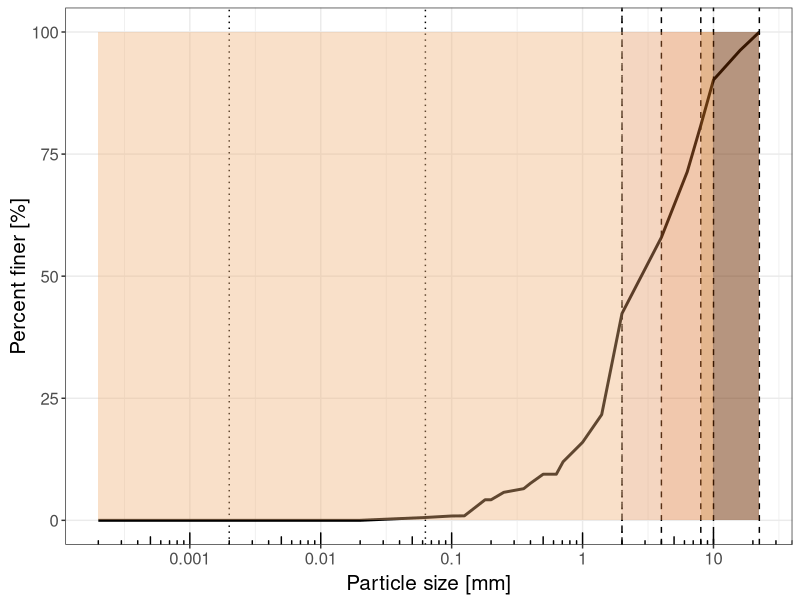

Reproduce this figure in R.
## Grainsize distribution
library(ggplot2)
require(scales)
require(MASS)

## read data-------------------------------------------------------------
granular <- read.csv("fig/main/figure_2/granular2024.csv",
                     header = T,
                     sep = ";",
                     dec = ",",
                     stringsAsFactors=FALSE)
granular.dm <- granular[1:25,1]
granular.proz <- granular[1:25,2]*100
granular <- data.frame(granular.dm,granular.proz)



## Plot-------------------------------------------------------------
# granular ---------------

p1<- ggplot(data = granular, 
       aes(x = granular.dm, y=granular.proz))+ 
  geom_line(aes(y=granular.proz),linetype=1,lwd=1,color = "black")+
  #geom_line(aes(y=viskos.proz, color="seagreen4"),linetype=1,lwd=1)+
  
  annotation_logticks(sides="b")+
  scale_x_continuous(trans = 'log10',
                     breaks = c(0.0001,0.001,0.01,0.1,1,10,100),
                     labels = as.character(c(0.0001,0.001,0.01,0.1,1,10,100)))+
  #scale_y_continuous(breaks = c(seq(0,1,0.1)))+
  geom_vline(xintercept = c(0.002,0.063,2),linetype=3)+
  geom_vline(xintercept = c(2,4,8,10,22.4),linetype=2)+
  annotate(geom = "rect", xmin = 0.0002, xmax = 2, ymin = 0, ymax = 100,
           fill = "#f0b27a", alpha = 0.4) +
  annotate(geom = "rect", xmin = 2, xmax = 4, ymin = 0, ymax = 100,
           fill = "#e59866", alpha = 0.4) +
  annotate(geom = "rect", xmin = 4, xmax = 8, ymin = 0, ymax = 100,
           fill = "#dc7633", alpha = 0.4) +
  annotate(geom = "rect", xmin = 8, xmax = 10, ymin = 0, ymax = 100,
           fill = "#ca6f1e", alpha = 0.5) +
  annotate(geom = "rect", xmin = 10, xmax = 22.4, ymin = 0, ymax = 100,
           fill = "#6e2c00", alpha = 0.5) +
  theme_bw()+
  theme(legend.position ="",panel.grid.minor.y=element_blank(),text = element_text(size=15),axis.title.y = element_text(angle = 90, vjust = 0.5,size = 15),axis.title.x = element_text(vjust = 0.5,size = 15))+
  labs(x = "Particle size [mm]", y = "Percent finer [%]")
ggsave("gsd.png", plot = p1, device = png, height = 10, width = 16, dpi = 300, units = "cm")

